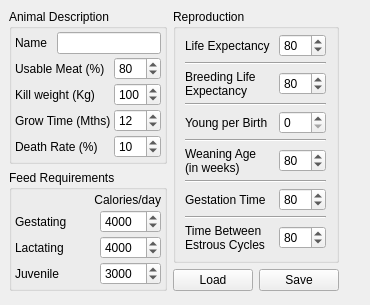
<ui version="4.0" >
 <class>laAnimalFormBase</class>
 <widget class="QWidget" name="laAnimalFormBase" >
  <property name="geometry" >
   <rect>
    <x>0</x>
    <y>0</y>
    <width>370</width>
    <height>305</height>
   </rect>
  </property>
  <property name="minimumSize" >
   <size>
    <width>370</width>
    <height>305</height>
   </size>
  </property>
  <property name="windowTitle" >
   <string>Form</string>
  </property>
  <layout class="QGridLayout" >
   <property name="margin" >
    <number>9</number>
   </property>
   <property name="spacing" >
    <number>6</number>
   </property>
   <item rowspan="2" row="0" column="1" colspan="2" >
    <widget class="QGroupBox" name="groupBoxReproduction" >
     <property name="title" >
      <string>Reproduction</string>
     </property>
     <layout class="QGridLayout" >
      <property name="margin" >
       <number>0</number>
      </property>
      <property name="spacing" >
       <number>0</number>
      </property>
      <item row="9" column="0" colspan="2" >
       <widget class="Line" name="lineReproduction5" >
        <property name="orientation" >
         <enum>Qt::Horizontal</enum>
        </property>
       </widget>
      </item>
      <item row="7" column="0" colspan="2" >
       <widget class="Line" name="lineReproduction4" >
        <property name="orientation" >
         <enum>Qt::Horizontal</enum>
        </property>
       </widget>
      </item>
      <item row="5" column="0" colspan="2" >
       <widget class="Line" name="lineReproduction3" >
        <property name="orientation" >
         <enum>Qt::Horizontal</enum>
        </property>
       </widget>
      </item>
      <item row="3" column="0" colspan="2" >
       <widget class="Line" name="lineReproduction2" >
        <property name="orientation" >
         <enum>Qt::Horizontal</enum>
        </property>
       </widget>
      </item>
      <item row="1" column="0" colspan="2" >
       <widget class="Line" name="lineReproduction1" >
        <property name="orientation" >
         <enum>Qt::Horizontal</enum>
        </property>
       </widget>
      </item>
      <item row="6" column="1" >
       <widget class="QSpinBox" name="comboBoxWeanAge" >
        <property name="sizePolicy" >
         <sizepolicy>
          <hsizetype>4</hsizetype>
          <vsizetype>0</vsizetype>
          <horstretch>0</horstretch>
          <verstretch>0</verstretch>
         </sizepolicy>
        </property>
        <property name="toolTip" >
         <string>&lt;html>&lt;head>&lt;meta name="qrichtext" content="1" />&lt;style type="text/css">
p, li { white-space: pre-wrap; }
&lt;/style>&lt;/head>&lt;body style=" font-family:'Sans Serif'; font-size:9pt; font-weight:400; font-style:normal; text-decoration:none;">
&lt;p style=" margin-top:0px; margin-bottom:0px; margin-left:0px; margin-right:0px; -qt-block-indent:0; text-indent:0px;">Weeks from birth to weaning&lt;/p>&lt;/body>&lt;/html></string>
        </property>
        <property name="maximum" >
         <number>120</number>
        </property>
        <property name="value" >
         <number>80</number>
        </property>
       </widget>
      </item>
      <item row="6" column="0" >
       <widget class="QLabel" name="labelReproduction4" >
        <property name="sizePolicy" >
         <sizepolicy>
          <hsizetype>4</hsizetype>
          <vsizetype>5</vsizetype>
          <horstretch>0</horstretch>
          <verstretch>0</verstretch>
         </sizepolicy>
        </property>
        <property name="toolTip" >
         <string>&lt;html>&lt;head>&lt;meta name="qrichtext" content="1" />&lt;style type="text/css">
p, li { white-space: pre-wrap; }
&lt;/style>&lt;/head>&lt;body style=" font-family:'Sans Serif'; font-size:9pt; font-weight:400; font-style:normal; text-decoration:none;">
&lt;p style=" margin-top:0px; margin-bottom:0px; margin-left:0px; margin-right:0px; -qt-block-indent:0; text-indent:0px;">Weeks from birth to kill weight&lt;/p>&lt;/body>&lt;/html></string>
        </property>
        <property name="text" >
         <string>Weaning Age
(in weeks)</string>
        </property>
        <property name="textFormat" >
         <enum>Qt::AutoText</enum>
        </property>
        <property name="wordWrap" >
         <bool>false</bool>
        </property>
       </widget>
      </item>
      <item row="4" column="0" >
       <widget class="QLabel" name="labelReproduction3" >
        <property name="text" >
         <string>Young per Birth</string>
        </property>
        <property name="textFormat" >
         <enum>Qt::AutoText</enum>
        </property>
        <property name="wordWrap" >
         <bool>false</bool>
        </property>
       </widget>
      </item>
      <item row="4" column="1" >
       <widget class="QSpinBox" name="comboBoxYoungPerBirth" >
        <property name="sizePolicy" >
         <sizepolicy>
          <hsizetype>4</hsizetype>
          <vsizetype>0</vsizetype>
          <horstretch>0</horstretch>
          <verstretch>0</verstretch>
         </sizepolicy>
        </property>
        <property name="toolTip" >
         <string>&lt;html>&lt;head>&lt;meta name="qrichtext" content="1" />&lt;style type="text/css">
p, li { white-space: pre-wrap; }
&lt;/style>&lt;/head>&lt;body style=" font-family:'Sans Serif'; font-size:9pt; font-weight:400; font-style:normal; text-decoration:none;">
&lt;p style=" margin-top:0px; margin-bottom:0px; margin-left:0px; margin-right:0px; -qt-block-indent:0; text-indent:0px;">Number of young born per birth (average)&lt;/p>&lt;/body>&lt;/html></string>
        </property>
        <property name="maximum" >
         <number>999</number>
        </property>
       </widget>
      </item>
      <item row="2" column="0" >
       <widget class="QLabel" name="labelReproduction2" >
        <property name="toolTip" >
         <string>&lt;html>&lt;head>&lt;meta name="qrichtext" content="1" />&lt;style type="text/css">
p, li { white-space: pre-wrap; }
&lt;/style>&lt;/head>&lt;body style=" font-family:'Sans Serif'; font-size:9pt; font-weight:400; font-style:normal; text-decoration:none;">
&lt;p style=" margin-top:0px; margin-bottom:0px; margin-left:0px; margin-right:0px; -qt-block-indent:0; text-indent:0px;">Weeks from birth to kill weight&lt;/p>&lt;/body>&lt;/html></string>
        </property>
        <property name="text" >
         <string>Breeding Life
Expectancy</string>
        </property>
        <property name="textFormat" >
         <enum>Qt::AutoText</enum>
        </property>
        <property name="wordWrap" >
         <bool>false</bool>
        </property>
       </widget>
      </item>
      <item row="2" column="1" >
       <widget class="QSpinBox" name="comboBoxBreedingLife" >
        <property name="sizePolicy" >
         <sizepolicy>
          <hsizetype>4</hsizetype>
          <vsizetype>0</vsizetype>
          <horstretch>0</horstretch>
          <verstretch>0</verstretch>
         </sizepolicy>
        </property>
        <property name="toolTip" >
         <string>&lt;html>&lt;head>&lt;meta name="qrichtext" content="1" />&lt;style type="text/css">
p, li { white-space: pre-wrap; }
&lt;/style>&lt;/head>&lt;body style=" font-family:'Sans Serif'; font-size:9pt; font-weight:400; font-style:normal; text-decoration:none;">
&lt;p style=" margin-top:0px; margin-bottom:0px; margin-left:0px; margin-right:0px; -qt-block-indent:0; text-indent:0px;">Number of years females are useful for breeding&lt;/p>&lt;/body>&lt;/html></string>
        </property>
        <property name="maximum" >
         <number>120</number>
        </property>
        <property name="value" >
         <number>80</number>
        </property>
       </widget>
      </item>
      <item row="0" column="0" >
       <widget class="QLabel" name="labelReproduction1" >
        <property name="toolTip" >
         <string>&lt;html>&lt;head>&lt;meta name="qrichtext" content="1" />&lt;style type="text/css">
p, li { white-space: pre-wrap; }
&lt;/style>&lt;/head>&lt;body style=" font-family:'Sans Serif'; font-size:9pt; font-weight:400; font-style:normal; text-decoration:none;">
&lt;p style=" margin-top:0px; margin-bottom:0px; margin-left:0px; margin-right:0px; -qt-block-indent:0; text-indent:0px;">Weeks from birth to kill weight&lt;/p>&lt;/body>&lt;/html></string>
        </property>
        <property name="text" >
         <string>Life Expectancy</string>
        </property>
        <property name="textFormat" >
         <enum>Qt::AutoText</enum>
        </property>
        <property name="wordWrap" >
         <bool>false</bool>
        </property>
       </widget>
      </item>
      <item row="0" column="1" >
       <widget class="QSpinBox" name="comboBoxLifeExpectancy" >
        <property name="sizePolicy" >
         <sizepolicy>
          <hsizetype>4</hsizetype>
          <vsizetype>0</vsizetype>
          <horstretch>0</horstretch>
          <verstretch>0</verstretch>
         </sizepolicy>
        </property>
        <property name="toolTip" >
         <string>&lt;html>&lt;head>&lt;meta name="qrichtext" content="1" />&lt;style type="text/css">
p, li { white-space: pre-wrap; }
&lt;/style>&lt;/head>&lt;body style=" font-family:'Sans Serif'; font-size:9pt; font-weight:400; font-style:normal; text-decoration:none;">
&lt;p style=" margin-top:0px; margin-bottom:0px; margin-left:0px; margin-right:0px; -qt-block-indent:0; text-indent:0px;">Number of years females are useful for breeding&lt;/p>&lt;/body>&lt;/html></string>
        </property>
        <property name="maximum" >
         <number>120</number>
        </property>
        <property name="value" >
         <number>80</number>
        </property>
       </widget>
      </item>
      <item row="8" column="0" >
       <widget class="QLabel" name="labelReproduction5" >
        <property name="toolTip" >
         <string>&lt;html>&lt;head>&lt;meta name="qrichtext" content="1" />&lt;style type="text/css">
p, li { white-space: pre-wrap; }
&lt;/style>&lt;/head>&lt;body style=" font-family:'Sans Serif'; font-size:9pt; font-weight:400; font-style:normal; text-decoration:none;">
&lt;p style=" margin-top:0px; margin-bottom:0px; margin-left:0px; margin-right:0px; -qt-block-indent:0; text-indent:0px;">Weeks from birth to kill weight&lt;/p>&lt;/body>&lt;/html></string>
        </property>
        <property name="text" >
         <string>Gestation Time</string>
        </property>
        <property name="textFormat" >
         <enum>Qt::AutoText</enum>
        </property>
        <property name="wordWrap" >
         <bool>false</bool>
        </property>
       </widget>
      </item>
      <item row="8" column="1" >
       <widget class="QSpinBox" name="comboBoxGestationTime" >
        <property name="sizePolicy" >
         <sizepolicy>
          <hsizetype>4</hsizetype>
          <vsizetype>0</vsizetype>
          <horstretch>0</horstretch>
          <verstretch>0</verstretch>
         </sizepolicy>
        </property>
        <property name="toolTip" >
         <string>&lt;html>&lt;head>&lt;meta name="qrichtext" content="1" />&lt;style type="text/css">
p, li { white-space: pre-wrap; }
&lt;/style>&lt;/head>&lt;body style=" font-family:'Sans Serif'; font-size:9pt; font-weight:400; font-style:normal; text-decoration:none;">
&lt;p style=" margin-top:0px; margin-bottom:0px; margin-left:0px; margin-right:0px; -qt-block-indent:0; text-indent:0px;">Gestation time in days&lt;/p>&lt;/body>&lt;/html></string>
        </property>
        <property name="maximum" >
         <number>120</number>
        </property>
        <property name="value" >
         <number>80</number>
        </property>
       </widget>
      </item>
      <item row="10" column="0" >
       <widget class="QLabel" name="labelReproduction6" >
        <property name="toolTip" >
         <string>&lt;html>&lt;head>&lt;meta name="qrichtext" content="1" />&lt;style type="text/css">
p, li { white-space: pre-wrap; }
&lt;/style>&lt;/head>&lt;body style=" font-family:'Sans Serif'; font-size:9pt; font-weight:400; font-style:normal; text-decoration:none;">
&lt;p style=" margin-top:0px; margin-bottom:0px; margin-left:0px; margin-right:0px; -qt-block-indent:0; text-indent:0px;">Weeks from birth to kill weight&lt;/p>&lt;/body>&lt;/html></string>
        </property>
        <property name="text" >
         <string>Time Between
Estrous Cycles</string>
        </property>
        <property name="textFormat" >
         <enum>Qt::AutoText</enum>
        </property>
        <property name="wordWrap" >
         <bool>false</bool>
        </property>
       </widget>
      </item>
      <item row="10" column="1" >
       <widget class="QSpinBox" name="comboBoxEstrousTime" >
        <property name="sizePolicy" >
         <sizepolicy>
          <hsizetype>4</hsizetype>
          <vsizetype>0</vsizetype>
          <horstretch>0</horstretch>
          <verstretch>0</verstretch>
         </sizepolicy>
        </property>
        <property name="toolTip" >
         <string>&lt;html>&lt;head>&lt;meta name="qrichtext" content="1" />&lt;style type="text/css">
p, li { white-space: pre-wrap; }
&lt;/style>&lt;/head>&lt;body style=" font-family:'Sans Serif'; font-size:9pt; font-weight:400; font-style:normal; text-decoration:none;">
&lt;p style=" margin-top:0px; margin-bottom:0px; margin-left:0px; margin-right:0px; -qt-block-indent:0; text-indent:0px;">number of days in estrous cycle&lt;/p>&lt;/body>&lt;/html></string>
        </property>
        <property name="maximum" >
         <number>120</number>
        </property>
        <property name="value" >
         <number>80</number>
        </property>
       </widget>
      </item>
     </layout>
    </widget>
   </item>
   <item row="0" column="3" >
    <spacer>
     <property name="orientation" >
      <enum>Qt::Horizontal</enum>
     </property>
     <property name="sizeHint" >
      <size>
       <width>40</width>
       <height>20</height>
      </size>
     </property>
    </spacer>
   </item>
   <item row="2" column="1" >
    <widget class="QPushButton" name="pushButtonLoad" >
     <property name="text" >
      <string>Load</string>
     </property>
    </widget>
   </item>
   <item rowspan="2" row="1" column="0" >
    <widget class="QGroupBox" name="groupBoxFeedRequirements" >
     <property name="title" >
      <string>Feed Requirements</string>
     </property>
     <layout class="QGridLayout" >
      <property name="margin" >
       <number>3</number>
      </property>
      <property name="spacing" >
       <number>3</number>
      </property>
      <item row="1" column="0" >
       <layout class="QHBoxLayout" >
        <property name="margin" >
         <number>0</number>
        </property>
        <property name="spacing" >
         <number>6</number>
        </property>
        <item>
         <widget class="QLabel" name="labelFeedRequirements2" >
          <property name="text" >
           <string>Gestating</string>
          </property>
         </widget>
        </item>
        <item>
         <widget class="QSpinBox" name="comboBoxCaloriesGestating" >
          <property name="sizePolicy" >
           <sizepolicy>
            <hsizetype>0</hsizetype>
            <vsizetype>0</vsizetype>
            <horstretch>0</horstretch>
            <verstretch>0</verstretch>
           </sizepolicy>
          </property>
          <property name="maximum" >
           <number>10000</number>
          </property>
          <property name="value" >
           <number>4000</number>
          </property>
         </widget>
        </item>
       </layout>
      </item>
      <item row="3" column="0" >
       <layout class="QHBoxLayout" >
        <property name="margin" >
         <number>0</number>
        </property>
        <property name="spacing" >
         <number>6</number>
        </property>
        <item>
         <widget class="QLabel" name="labelFeedRequirements4" >
          <property name="text" >
           <string>Juvenile</string>
          </property>
         </widget>
        </item>
        <item>
         <widget class="QSpinBox" name="comboBoxCaloriesJuvenile" >
          <property name="sizePolicy" >
           <sizepolicy>
            <hsizetype>0</hsizetype>
            <vsizetype>0</vsizetype>
            <horstretch>0</horstretch>
            <verstretch>0</verstretch>
           </sizepolicy>
          </property>
          <property name="maximum" >
           <number>20000</number>
          </property>
          <property name="value" >
           <number>3000</number>
          </property>
         </widget>
        </item>
       </layout>
      </item>
      <item row="2" column="0" >
       <layout class="QHBoxLayout" >
        <property name="margin" >
         <number>0</number>
        </property>
        <property name="spacing" >
         <number>6</number>
        </property>
        <item>
         <widget class="QLabel" name="labelFeedRequirements3" >
          <property name="text" >
           <string>Lactating</string>
          </property>
         </widget>
        </item>
        <item>
         <widget class="QSpinBox" name="comboBoxCaloriesLactating" >
          <property name="sizePolicy" >
           <sizepolicy>
            <hsizetype>0</hsizetype>
            <vsizetype>0</vsizetype>
            <horstretch>0</horstretch>
            <verstretch>0</verstretch>
           </sizepolicy>
          </property>
          <property name="maximum" >
           <number>20000</number>
          </property>
          <property name="value" >
           <number>4000</number>
          </property>
         </widget>
        </item>
       </layout>
      </item>
      <item row="0" column="0" >
       <widget class="QLabel" name="labelFeedRequirements1" >
        <property name="text" >
         <string>Calories/day</string>
        </property>
        <property name="alignment" >
         <set>Qt::AlignRight|Qt::AlignTrailing|Qt::AlignVCenter</set>
        </property>
       </widget>
      </item>
     </layout>
    </widget>
   </item>
   <item row="0" column="0" >
    <widget class="QGroupBox" name="groupBoxAnimalDescription" >
     <property name="title" >
      <string>Animal Description</string>
     </property>
     <layout class="QGridLayout" >
      <property name="margin" >
       <number>3</number>
      </property>
      <property name="spacing" >
       <number>3</number>
      </property>
      <item row="0" column="0" colspan="2" >
       <layout class="QHBoxLayout" >
        <property name="margin" >
         <number>0</number>
        </property>
        <property name="spacing" >
         <number>6</number>
        </property>
        <item>
         <widget class="QLabel" name="labelAnimalDescription1" >
          <property name="text" >
           <string>Name </string>
          </property>
         </widget>
        </item>
        <item>
         <widget class="QLineEdit" name="lineEditAnimalName" />
        </item>
       </layout>
      </item>
      <item row="1" column="0" >
       <widget class="QLabel" name="labelAnimalDescription2" >
        <property name="toolTip" >
         <string>&lt;html>&lt;head>&lt;meta name="qrichtext" content="1" />&lt;style type="text/css">
p, li { white-space: pre-wrap; }
&lt;/style>&lt;/head>&lt;body style=" font-family:'Sans Serif'; font-size:9pt; font-weight:400; font-style:normal; text-decoration:none;">
&lt;p style=" margin-top:0px; margin-bottom:0px; margin-left:0px; margin-right:0px; -qt-block-indent:0; text-indent:0px;">Weeks from birth to kill weight&lt;/p>&lt;/body>&lt;/html></string>
        </property>
        <property name="text" >
         <string>Usable Meat (%)</string>
        </property>
        <property name="textFormat" >
         <enum>Qt::AutoText</enum>
        </property>
        <property name="wordWrap" >
         <bool>false</bool>
        </property>
       </widget>
      </item>
      <item row="2" column="1" >
       <widget class="QSpinBox" name="comboBoxKillWeight" >
        <property name="toolTip" >
         <string>&lt;html>&lt;head>&lt;meta name="qrichtext" content="1" />&lt;style type="text/css">
p, li { white-space: pre-wrap; }
&lt;/style>&lt;/head>&lt;body style=" font-family:'Sans Serif'; font-size:9pt; font-weight:400; font-style:normal; text-decoration:none;">
&lt;p style=" margin-top:0px; margin-bottom:0px; margin-left:0px; margin-right:0px; -qt-block-indent:0; text-indent:0px;">Average weight of animal (Kg) when butchered.&lt;/p>&lt;/body>&lt;/html></string>
        </property>
        <property name="maximum" >
         <number>999</number>
        </property>
        <property name="value" >
         <number>100</number>
        </property>
       </widget>
      </item>
      <item row="3" column="0" >
       <widget class="QLabel" name="labelAnimalDescription4" >
        <property name="text" >
         <string>Grow Time (Mths)</string>
        </property>
        <property name="textFormat" >
         <enum>Qt::AutoText</enum>
        </property>
        <property name="wordWrap" >
         <bool>false</bool>
        </property>
       </widget>
      </item>
      <item row="4" column="0" >
       <widget class="QLabel" name="labelAnimalDescription5" >
        <property name="toolTip" >
         <string>&lt;html>&lt;head>&lt;meta name="qrichtext" content="1" />&lt;style type="text/css">
p, li { white-space: pre-wrap; }
&lt;/style>&lt;/head>&lt;body style=" font-family:'Sans Serif'; font-size:9pt; font-weight:400; font-style:normal; text-decoration:none;">
&lt;p style=" margin-top:0px; margin-bottom:0px; margin-left:0px; margin-right:0px; -qt-block-indent:0; text-indent:0px;">Weeks from birth to kill weight&lt;/p>&lt;/body>&lt;/html></string>
        </property>
        <property name="text" >
         <string>Death Rate (%)</string>
        </property>
        <property name="textFormat" >
         <enum>Qt::AutoText</enum>
        </property>
        <property name="wordWrap" >
         <bool>false</bool>
        </property>
       </widget>
      </item>
      <item row="4" column="1" >
       <widget class="QSpinBox" name="comboBoxDeathRate" >
        <property name="sizePolicy" >
         <sizepolicy>
          <hsizetype>0</hsizetype>
          <vsizetype>0</vsizetype>
          <horstretch>0</horstretch>
          <verstretch>0</verstretch>
         </sizepolicy>
        </property>
        <property name="toolTip" >
         <string>&lt;html>&lt;head>&lt;meta name="qrichtext" content="1" />&lt;style type="text/css">
p, li { white-space: pre-wrap; }
&lt;/style>&lt;/head>&lt;body style=" font-family:'Sans Serif'; font-size:9pt; font-weight:400; font-style:normal; text-decoration:none;">
&lt;p style=" margin-top:0px; margin-bottom:0px; margin-left:0px; margin-right:0px; -qt-block-indent:0; text-indent:0px;">number of days in estrous cycle&lt;/p>&lt;/body>&lt;/html></string>
        </property>
        <property name="maximum" >
         <number>100</number>
        </property>
        <property name="value" >
         <number>10</number>
        </property>
       </widget>
      </item>
      <item row="3" column="1" >
       <widget class="QSpinBox" name="comboBoxGrowTime" >
        <property name="toolTip" >
         <string>&lt;html>&lt;head>&lt;meta name="qrichtext" content="1" />&lt;style type="text/css">
p, li { white-space: pre-wrap; }
&lt;/style>&lt;/head>&lt;body style=" font-family:'Sans Serif'; font-size:9pt; font-weight:400; font-style:normal; text-decoration:none;">
&lt;p style=" margin-top:0px; margin-bottom:0px; margin-left:0px; margin-right:0px; -qt-block-indent:0; text-indent:0px;">Average weight of animal (Kg) when butchered.&lt;/p>&lt;/body>&lt;/html></string>
        </property>
        <property name="maximum" >
         <number>60</number>
        </property>
        <property name="minimum" >
         <number>1</number>
        </property>
        <property name="value" >
         <number>12</number>
        </property>
       </widget>
      </item>
      <item row="2" column="0" >
       <widget class="QLabel" name="labelAnimalDescription3" >
        <property name="text" >
         <string>Kill weight (Kg)</string>
        </property>
        <property name="textFormat" >
         <enum>Qt::AutoText</enum>
        </property>
        <property name="wordWrap" >
         <bool>false</bool>
        </property>
       </widget>
      </item>
      <item row="1" column="1" >
       <widget class="QSpinBox" name="comboBoxUsableMeatPercent" >
        <property name="sizePolicy" >
         <sizepolicy>
          <hsizetype>1</hsizetype>
          <vsizetype>0</vsizetype>
          <horstretch>0</horstretch>
          <verstretch>0</verstretch>
         </sizepolicy>
        </property>
        <property name="toolTip" >
         <string>&lt;html>&lt;head>&lt;meta name="qrichtext" content="1" />&lt;style type="text/css">
p, li { white-space: pre-wrap; }
&lt;/style>&lt;/head>&lt;body style=" font-family:'Sans Serif'; font-size:9pt; font-weight:400; font-style:normal; text-decoration:none;">
&lt;p style=" margin-top:0px; margin-bottom:0px; margin-left:0px; margin-right:0px; -qt-block-indent:0; text-indent:0px;">number of days in estrous cycle&lt;/p>&lt;/body>&lt;/html></string>
        </property>
        <property name="maximum" >
         <number>120</number>
        </property>
        <property name="value" >
         <number>80</number>
        </property>
       </widget>
      </item>
     </layout>
    </widget>
   </item>
   <item row="2" column="2" >
    <widget class="QPushButton" name="pushButtonSave" >
     <property name="text" >
      <string>Save</string>
     </property>
    </widget>
   </item>
   <item row="3" column="1" >
    <spacer>
     <property name="orientation" >
      <enum>Qt::Vertical</enum>
     </property>
     <property name="sizeHint" >
      <size>
       <width>20</width>
       <height>40</height>
      </size>
     </property>
    </spacer>
   </item>
  </layout>
 </widget>
 <resources/>
 <connections/>
</ui>
